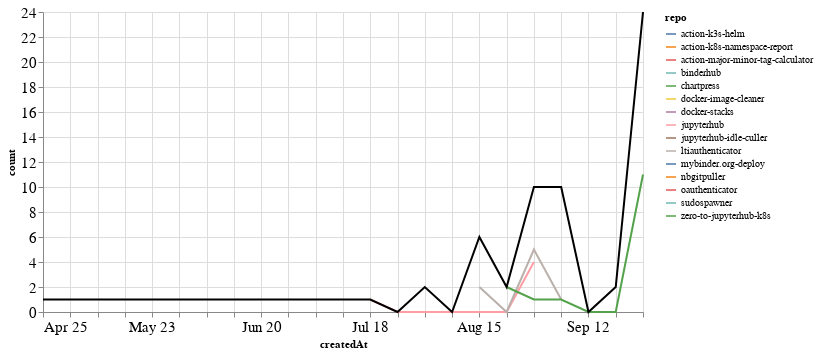

Notebook code cell kept with this figure:
### Markdown cell above
### PRs

### Code cell
prs_time = prs.groupby('repo').resample('W', on='createdAt').count()['author'].reset_index()
prs_time = prs_time.rename(columns={'author': 'count'})
prs_time_total = prs_time.groupby('createdAt').agg({"count": "sum"}).reset_index()

ch1 = alt.Chart(prs_time, width=600).mark_line().encode(
    x='createdAt',
    y='count',
    color='repo',
    tooltip="repo"
)

ch2 = alt.Chart(prs_time_total, width=600).mark_line(color="black").encode(
    x='createdAt',
    y='count',
)

ch1 + ch2

### Figure 1 — Vega-Lite specification as saved in the notebook (floating-point values rounded to 4 significant figures)
{"config": {"axisLeft": {"labelFontSize": 15}, "axisBottom": {"labelFontSize": 15}}, "layer": [{"data": {"name": "data-2ceac40980eebcbe451a6cd5024e28c1"}, "mark": "line", "encoding": {"color": {"type": "nominal", "field": "repo"}, "tooltip": {"type": "nominal", "field": "repo"}, "x": {"type": "temporal", "field": "createdAt"}, "y": {"type": "quantitative", "field": "count"}}, "width": 600}, {"data": {"name": "data-928e53bc091a4358fb9e16d0b93b5750"}, "mark": {"type": "line", "color": "black"}, "encoding": {"x": {"type": "temporal", "field": "createdAt"}, "y": {"type": "quantitative", "field": "count"}}, "width": 600}], "$schema": "https://vega.github.io/schema/vega-lite/v4.8.1.json", "datasets": {"data-2ceac40980eebcbe451a6cd5024e28c1": [{"repo": "action-k3s-helm", "createdAt": "2021-08-15T00:00:00", "count": 1}, {"repo": "action-k8s-namespace-report", "createdAt": "2021-09-26T00:00:00", "count": 1}, {"repo": "action-major-minor-tag-calculator", "createdAt": "2021-09-26T00:00:00", "count": 1}, {"repo": "binderhub", "createdAt": "2021-09-26T00:00:00", "count": 10}, {"repo": "chartpress", "createdAt": "2021-08-01T00:00:00", "count": 1}, {"repo": "docker-image-cleaner", "createdAt": "2021-09-19T00:00:00", "count": 2}, {"repo": "docker-stacks", "createdAt": "2021-08-15T00:00:00", "count": 2}, {"repo": "jupyterhub", "createdAt": "2021-07-18T00:00:00", "count": 1}, {"repo": "jupyterhub", "createdAt": "2021-07-25T00:00:00", "count": 0}, {"repo": "jupyterhub", "createdAt": "2021-08-01T00:00:00", "count": 0}, {"repo": "jupyterhub", "createdAt": "2021-08-08T00:00:00", "count": 0}, {"repo": "jupyterhub", "createdAt": "2021-08-15T00:00:00", "count": 0}, {"repo": "jupyterhub", "createdAt": "2021-08-22T00:00:00", "count": 0}, {"repo": "jupyterhub", "createdAt": "2021-08-29T00:00:00", "count": 4}, {"repo": "jupyterhub-idle-culler", "createdAt": "2021-09-26T00:00:00", "count": 1}, {"repo": "ltiauthenticator", "createdAt": "2021-08-15T00:00:00", "count": 2}, {"repo": "ltiauthenticator", "createdAt": "2021-08-22T00:00:00", "count": 0}, {"repo": "ltiauthenticator", "createdAt": "2021-08-29T00:00:00", "count": 5}, {"repo": "ltiauthenticator", "createdAt": "2021-09-05T00:00:00", "count": 1}, {"repo": "mybinder.org-deploy", "createdAt": "2021-08-01T00:00:00", "count": 1}, {"repo": "nbgitpuller", "createdAt": "2021-09-05T00:00:00", "count": 8}, {"repo": "oauthenticator", "createdAt": "2021-08-15T00:00:00", "count": 1}, {"repo": "sudospawner", "createdAt": "2021-04-25T00:00:00", "count": 1}, {"repo": "zero-to-jupyterhub-k8s", "createdAt": "2021-08-22T00:00:00", "count": 2}, {"repo": "zero-to-jupyterhub-k8s", "createdAt": "2021-08-29T00:00:00", "count": 1}, {"repo": "zero-to-jupyterhub-k8s", "createdAt": "2021-09-05T00:00:00", "count": 1}, {"repo": "zero-to-jupyterhub-k8s", "createdAt": "2021-09-12T00:00:00", "count": 0}, {"repo": "zero-to-jupyterhub-k8s", "createdAt": "2021-09-19T00:00:00", "count": 0}, {"repo": "zero-to-jupyterhub-k8s", "createdAt": "2021-09-26T00:00:00", "count": 11}], "data-928e53bc091a4358fb9e16d0b93b5750": [{"createdAt": "2021-04-25T00:00:00", "count": 1}, {"createdAt": "2021-07-18T00:00:00", "count": 1}, {"createdAt": "2021-07-25T00:00:00", "count": 0}, {"createdAt": "2021-08-01T00:00:00", "count": 2}, {"createdAt": "2021-08-08T00:00:00", "count": 0}, {"createdAt": "2021-08-15T00:00:00", "count": 6}, {"createdAt": "2021-08-22T00:00:00", "count": 2}, {"createdAt": "2021-08-29T00:00:00", "count": 10}, {"createdAt": "2021-09-05T00:00:00", "count": 10}, {"createdAt": "2021-09-12T00:00:00", "count": 0}, {"createdAt": "2021-09-19T00:00:00", "count": 2}, {"createdAt": "2021-09-26T00:00:00", "count": 24}]}}
